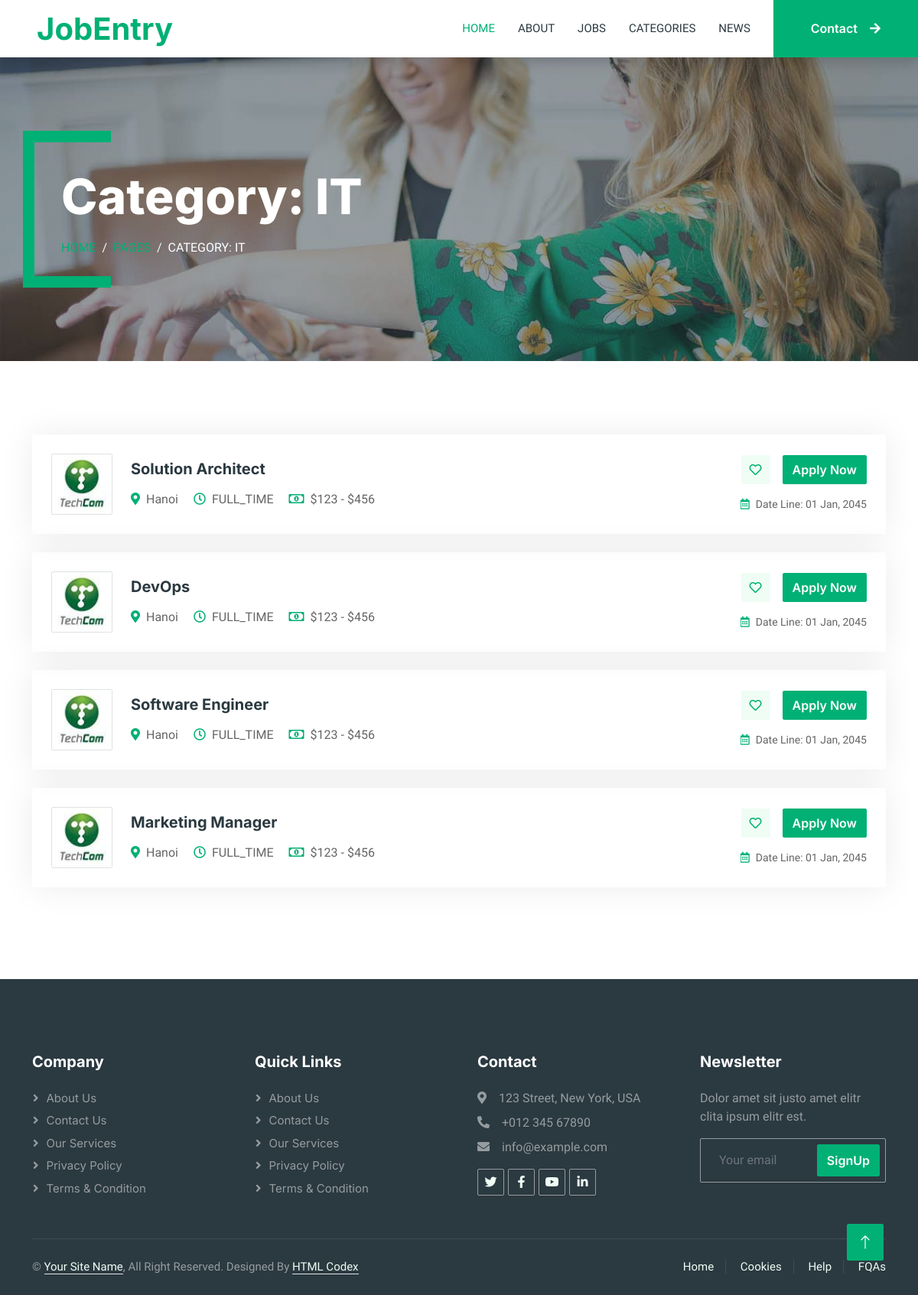
/categories/10, run on the app's committed database.
### jobs/models.py (models this page shows)
class Job(models.Model):
    class JobNatures(models.TextChoices):
        FULL_TIME = 'FULL_TIME', _('Full Time')
        PART_TIME = 'PART_TIME', _('Part Time')
        CONTRACT = 'CONTRACT', _('Contract')
        INTERNSHIP = 'INTERNSHIP', _('Internship')
        OTHER = 'OTHER', _('Other')
    title = models.CharField(max_length=30)
    description = HTMLField(default="")
    published_date = models.DateTimeField(auto_now_add=True)
    vacancy_count = models.PositiveIntegerField(default=0)
    job_nature = models.CharField(max_length=30, choices=JobNatures.choices, default=JobNatures.FULL_TIME)
    salary_start = models.PositiveIntegerField(default=0)
    salary_end = models.PositiveIntegerField(default=0)
    company_detail = HTMLField()
    logo = models.ImageField(upload_to='images/', null=True, blank=True)
    categories = models.ManyToManyField(JobCategory, related_name='jobs')
    location = models.ForeignKey(Location, on_delete=models.CASCADE)

class Location(models.Model):
    name = models.CharField(max_length=30, unique=True)
    description = models.TextField(null=True, blank=True)
    def __str__(self):
        return self.name

### jobs/views.py (the view)
# urls.py: path('categories/<int:category_id>', views.category_detail, name='category_detail'),
def category_detail(request, category_id: int):
    job_category = JobCategory.objects.get(id=category_id)
    jobs = job_category.jobs.all()
    return render(request, 'category-detail.html',
                  {'title': f'Category: {job_category.name}', 'job_category': job_category, 'job_list': jobs})

### jobs/templates/category-detail.html
{% extends "base_with_header.html" %}
{% load static %}
{% block content_with_header %}
    <div class="container-xxl py-5 wow fadeInUp" data-wow-delay="0.1s">
        <div class="container">
            {% include 'components/job_list.html' %}
        </div>
    </div>
{% endblock %}

### jobs/templates/components/job_list.html
{% load static %}
{% if job_list|length > 0 %}
    {% for job in job_list %}
        <div class="job-item p-4 mb-4">
            <div class="row g-4">
                <div class="col-sm-12 col-md-8 d-flex align-items-center">
                    <img class="flex-shrink-0 img-fluid border rounded"
                         src="{% static 'img/com-logo-1.jpg' %}" alt=""
                         style="width: 80px; height: 80px;">
                    <div class="text-start ps-4">
                        <a href="{% url 'job_detail' job.id %}"><h5
                                class="mb-3">{{ job.title }}</h5></a>
                        <span class="text-truncate me-3"><i
                                class="fa fa-map-marker-alt text-primary me-2"></i>{{ job.location }}</span>
                        <span class="text-truncate me-3"><i
                                class="far fa-clock text-primary me-2"></i>{{ job.job_nature }}</span>
                        <span class="text-truncate me-0"><i
                                class="far fa-money-bill-alt text-primary me-2"></i>${{ job.salary_start }} - ${{ job.salary_end }}</span>
                    </div>
                </div>
                <div class="col-sm-12 col-md-4 d-flex flex-column align-items-start align-items-md-end justify-content-center">
                    <div class="d-flex mb-3">
                        <a class="btn btn-light btn-square me-3" href=""><i
                                class="far fa-heart text-primary"></i></a>
                        <a class="btn btn-primary" href="{% url 'job_detail' job.id %}">Apply
                            Now</a>
                    </div>
                    <small class="text-truncate"><i
                            class="far fa-calendar-alt text-primary me-2"></i>Date
                        Line: 01 Jan, 2045</small>
                </div>
            </div>
        </div>
    {% endfor %}
{% else %}
    <div class="alert alert-danger">
        <strong>No Jobs Found!</strong>
    </div>
{% endif %}

### jobs/static/css/style.css (style rules this page uses)
:root { --primary: #00B074; --secondary: #2B9BFF; --light: #EFFDF5; --dark: #2B3940; }
.btn { font-family: 'Inter', sans-serif; font-weight: 600; transition: .5s; }
.btn.btn-primary, .btn.btn-secondary { color: #FFFFFF; }
.btn-square { width: 38px; height: 38px; }
.btn-square, .btn-sm-square, .btn-lg-square { padding: 0; display: flex; align-items: center; justify-content: center; font-weight: normal; border-radius: 2px; }
.job-item { border: 1px solid transparent; border-radius: 2px; box-shadow: 0 0 45px rgba(0, 0, 0, .08); transition: .5s; }

### data on the page
Job: title "Solution Architect", location "Hanoi", job_nature "FULL_TIME", salary_start "123", salary_end "456"
Job: title "DevOps", location "Hanoi", job_nature "FULL_TIME", salary_start "123", salary_end "456"
Job: title "Software Engineer", location "Hanoi", job_nature "FULL_TIME", salary_start "123", salary_end "456"
Job: title "Marketing Manager", location "Hanoi", job_nature "FULL_TIME", salary_start "123", salary_end "456"

### other printed values
{{ title }} "Category: IT"
{{ title }} "CATEGORY: IT"
